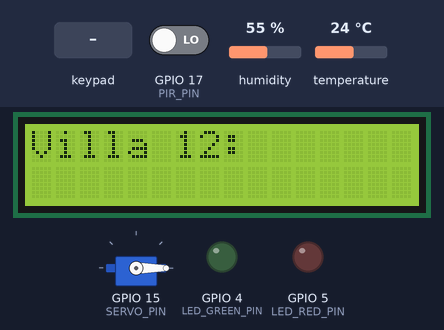
The sketch below on a simulated ESP32. Parts: 16×2 character LCD, servo, output pins drawn as LEDs (lit = HIGH). Inputs (shaded band) come from the test bench; at power-on: GPIO 17 (PIR_PIN) LOW, humidity 55 %, temperature 24 °C. WiFi joins after 1.5 s; servers stay silent unless stated; no MQTT or app messages arrive unless stated; what the sketch prints to the serial monitor is not drawn.

Above: at 3.5 s.
3.6 s: key 'A' pressed
At 3.71 s:
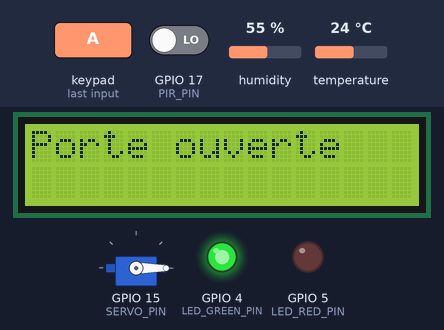
At 4.8 s:
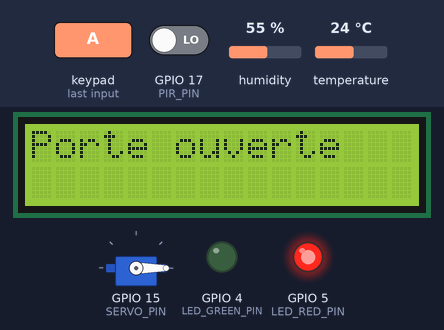
11.2 s: key 'B' pressed
At 11.9 s:
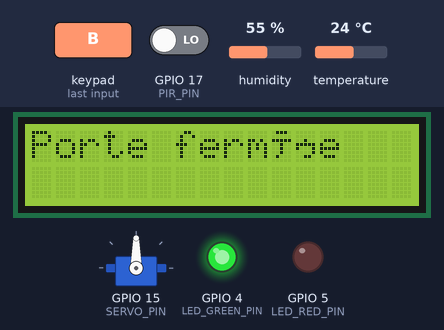
Timing chart, 0 to 47.7 s (numbered marks = the images above; inputs shaded):
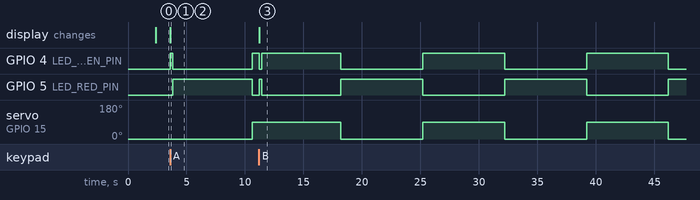

Measured:
- after the input at 3.6 s, GPIO 4 (LED_GREEN_PIN): LOW → HIGH after 0.02 s instead of 3.4 s; GPIO 5 (LED_RED_PIN): LOW → HIGH after 0.22 s, → LOW 6.8 s later; servo on GPIO 15 (SERVO_PIN): 0° → 90° after 7.0 s instead of 3.4 s; the display: changes at once (image 1)
- after the input at 11.2 s, the display: changes at once (image 3)

The sketch:

sketch.ino
```cpp
#define BLYNK_TEMPLATE_ID "TMPL2WcNf4F2N"
#define BLYNK_TEMPLATE_NAME "smart home"
#define BLYNK_AUTH_TOKEN "NMPzF6z75zj39vkCq1vXDifXLh_ZBTrh"

const char* ssid = "Wokwi-GUEST";
const char* password = "";

#include <WiFi.h>
#include <BlynkSimpleEsp32.h>
#include <DHT.h>
#include <PubSubClient.h>
#include <Wire.h>
#include <LiquidCrystal_I2C.h>
#include <Keypad.h>
#include <ESP32Servo.h>

// Configuration du clavier matriciel
const byte ROWS = 4;
const byte COLS = 4;
char keys[ROWS][COLS] = {
  {'1', '2', '3', 'A'},
  {'4', '5', '6', 'B'},
  {'7', '8', '9', 'C'},
  {'*', '0', '#', 'D'}
};
byte rowPins[ROWS] = {32, 33, 34, 35};
byte colPins[COLS] = {27, 14, 12, 13};
Keypad keypad = Keypad(makeKeymap(keys), rowPins, colPins, ROWS, COLS);

// Configuration du capteur DHT
#define DHT_PIN 16
#define DHT_TYPE DHT22
DHT dht(DHT_PIN, DHT_TYPE);

// Configuration du capteur PIR
#define PIR_PIN 17

// Configuration de l'écran LCD
#define SDA_PIN 21
#define SCL_PIN 22
LiquidCrystal_I2C lcd(0x27, 16, 2);

// Initialisation de la connexion MQTT
const char* mqttServer = "broker.mqttdashboard.com";
const int mqttPort = 1883;
const char* mqttUser = "";  // Nom d'utilisateur MQTT si nécessaire
const char* mqttPassword = "";
WiFiClient espClient;
PubSubClient client(espClient);

// Configuration du servo
#define SERVO_PIN 15
Servo myServo;

// LED pour indication
#define LED_GREEN_PIN 4
#define LED_RED_PIN 5

// Variables de temps
unsigned long previousMillisSensors = 0;
const long intervalSensors = 1000;
bool doorOpen = false;
unsigned long doorOpenTime = 0;
unsigned long ledChangeTime = 0;
bool ledState = false;

void setup() {
  // Initialisation
  Serial.begin(115200);

  // Connexion Wi-Fi
  WiFi.begin(ssid, password);
  while (WiFi.status() != WL_CONNECTED) {
    delay(1000);
    Serial.println("Connexion au Wi-Fi...");
  }
  Serial.println("Connecté au Wi-Fi!");

  // Connexion Blynk
  Blynk.begin(BLYNK_AUTH_TOKEN, ssid, password);

  // Initialisation capteur DHT
  dht.begin();

  // Initialisation capteur PIR
  pinMode(PIR_PIN, INPUT);

  // Initialisation LCD
  Wire.begin(SDA_PIN, SCL_PIN);
  lcd.begin(16, 2);
  lcd.backlight();
  lcd.setCursor(0, 0);
  lcd.print("Villa 12:");

  // Initialisation servo
  myServo.attach(SERVO_PIN);
  myServo.write(0); // Position initiale

  // Initialisation LED
  pinMode(LED_GREEN_PIN, OUTPUT);
  pinMode(LED_RED_PIN, OUTPUT);
  digitalWrite(LED_GREEN_PIN, LOW);
  digitalWrite(LED_RED_PIN, LOW);
}

void loop() {
  Blynk.run(); // Nécessaire pour la connexion Blynk

  // Connexion au serveur MQTT si nécessaire
  if (!client.connected()) {
    reconnectMQTT();
  }
  client.loop();  // Maintien de la connexion MQTT active

  unsigned long currentMillis = millis();

  // Mise à jour des capteurs
  if (currentMillis - previousMillisSensors >= intervalSensors) {
    previousMillisSensors = currentMillis;
    updateSensors();
  }

  // Lecture des touches du clavier
  char key = keypad.getKey();
  if (key) {
    handleKeypadInput(key);
    delay(200); // Délai pour éviter les répétitions rapides
  }

  // Gestion de l'ouverture et fermeture de la porte avec changement de LED
  if (doorOpen) {
    if (currentMillis - doorOpenTime >= 7000) {
      myServo.write(0); // Ferme la porte
      doorOpen = false;
      doorOpenTime = currentMillis; // Met à jour le temps de fermeture
      Serial.println("Porte fermée automatiquement");
      digitalWrite(LED_GREEN_PIN, LOW);  // Éteindre LED verte
      digitalWrite(LED_RED_PIN, HIGH);   // Allumer LED rouge
    }
  } else {
    if (currentMillis - doorOpenTime >= 7000) {
      myServo.write(90); // Ouvre la porte
      doorOpen = true;
      doorOpenTime = currentMillis; // Met à jour le temps d'ouverture
      Serial.println("Porte ouverte automatiquement");
      digitalWrite(LED_RED_PIN, LOW); // Éteindre LED rouge
      digitalWrite(LED_GREEN_PIN, HIGH); // Allumer LED verte
    }
  }
}

void reconnectMQTT() {
  // Tentative de connexion au serveur MQTT si déconnecté
  client.setServer(mqttServer, mqttPort);
  while (!client.connected()) {
    if (client.connect("ESP32Client", mqttUser, mqttPassword)) {
      Serial.println("Connecté au serveur MQTT");
    } else {
      Serial.print("Échec de la connexion MQTT, code erreur : ");
      Serial.println(client.state());
      delay(8000);
    }
  }
}

void updateSensors() {
  // Lecture du capteur DHT
  float temperature = dht.readTemperature();
  float humidity = dht.readHumidity();
  if (!isnan(temperature) && !isnan(humidity)) {
    Blynk.virtualWrite(V0, temperature);
    Blynk.virtualWrite(V1, humidity);
    client.publish("home/temperature", String(temperature).c_str());
    client.publish("home/humidity", String(humidity).c_str());
  }

  // Lecture du capteur PIR
  int motionDetected = digitalRead(PIR_PIN);
  String motionState = motionDetected ? "Mouvement détecté!" : "Aucun mouvement.";
  static String lastMotionState = "";  // Variable pour vérifier les changements d'état
  if (motionState != lastMotionState) {
    Serial.print("État du mouvement: ");
    Serial.println(motionState);
    Blynk.virtualWrite(V2, motionState.c_str());
    client.publish("home/motion", motionState.c_str());
    lastMotionState = motionState;  // Mise à jour de l'état précédent
  }

  String doorState = doorOpen ? "Porte ouverte" : "Porte fermée";
  static String lastDoorState = "";  // Variable pour vérifier les changements d'état
  if (doorState != lastDoorState) {
    Blynk.virtualWrite(V3, doorState);
    lastDoorState = doorState;  // Mise à jour de l'état précédent
  }
}


void handleKeypadInput(char key) {
  // Affiche la touche pressée dans le moniteur série
  Serial.print("Touche pressée: ");
  Serial.println(key);

  if (key == 'A') {
    // Ouvrir la porte, allumer LED verte et afficher LCD
    lcd.clear();
    lcd.setCursor(0, 0);
    lcd.print("Porte ouverte");
    Serial.println("Porte ouverte");
    doorOpen = true;
    doorOpenTime = millis(); // Démarre le timer pour fermeture
    digitalWrite(LED_GREEN_PIN, HIGH);  // Allumer LED verte
    digitalWrite(LED_RED_PIN, LOW);     // Éteindre LED rouge
  } else if (key == 'B') {
    // Fermer la porte, allumer LED rouge et afficher LCD
    lcd.clear();
    lcd.setCursor(0, 0);
    lcd.print("Porte fermée");
    Serial.println("Porte fermée");
    doorOpen = false;
    doorOpenTime = millis(); // Démarre le timer pour ouverture
    digitalWrite(LED_GREEN_PIN, LOW);  // Éteindre LED verte
    digitalWrite(LED_RED_PIN, HIGH);   // Allumer LED rouge
  }
}
```
